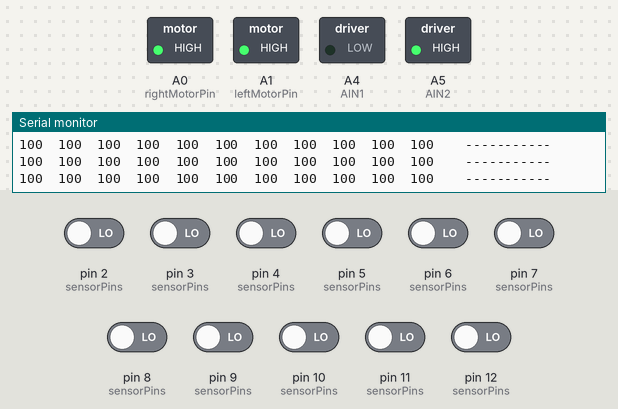
This sketch was run on a simulated Arduino Nano, built with avr-gcc and run on an emulated ATmega328P. Parts: switched loads named in the sketch (green lamp = pin HIGH), the last lines printed to the serial monitor. The inputs (shaded band) are chosen by the test bench; at power-on: pin 2 (sensorPins), pin 3 (sensorPins), pin 4 (sensorPins), pin 5 (sensorPins), pin 6 (sensorPins), pin 7 (sensorPins), pin 8 (sensorPins), pin 9 (sensorPins), pin 10 (sensorPins), pin 11 (sensorPins), pin 12 (sensorPins) LOW.

Above: at 1.7 s.
1.8 s: pin 2 (sensorPins) driven HIGH
At 2.6 s:
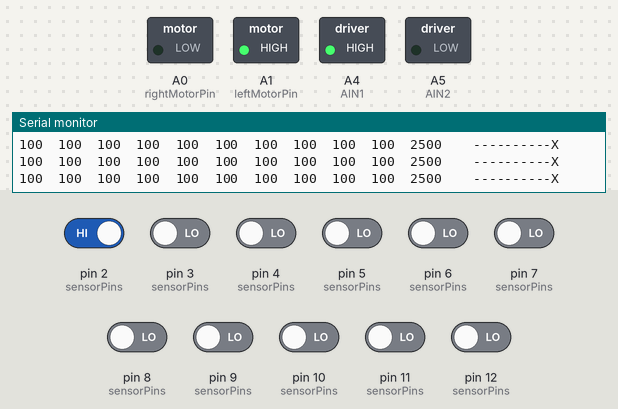
3.3 s: pin 6 (sensorPins) driven HIGH
At 4.0 s:
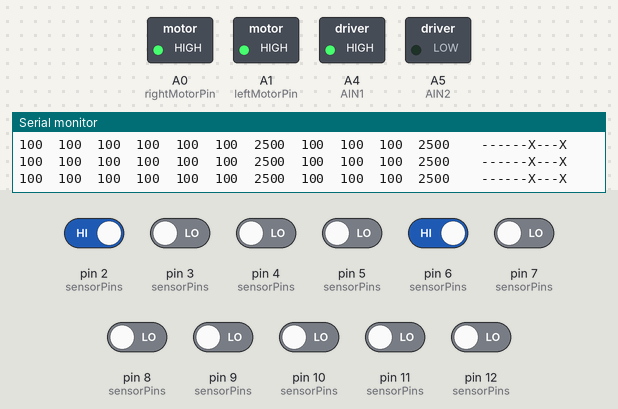
4.8 s: pin 9 (sensorPins) driven HIGH
At 6.1 s:
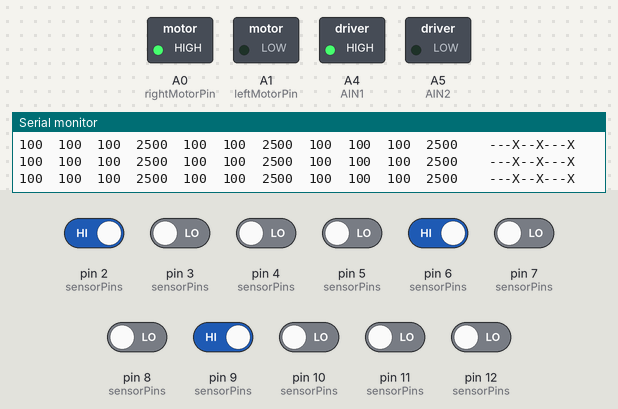
6.4 s: pin 3 (sensorPins) driven HIGH
At 6.9 s:
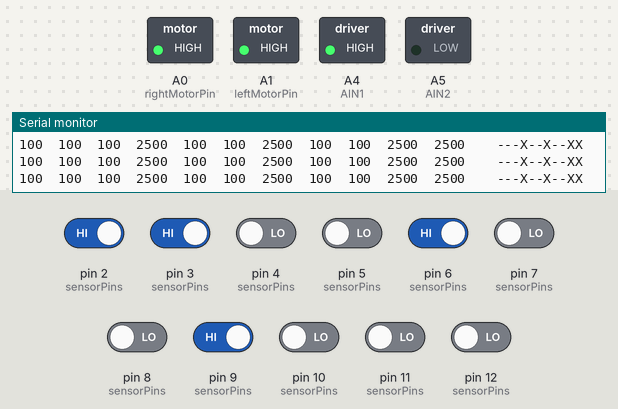
Timing chart, 0 to 9.4 s (numbered marks = the images above; inputs shaded):
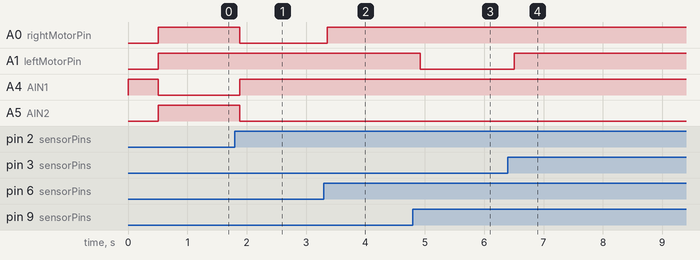

Measured:
- after the input at 1.8 s, A0 (rightMotorPin), A5 (AIN2): HIGH → LOW after 0.09 s; A4 (AIN1): LOW → HIGH after 0.09 s
- after the input at 3.3 s, A0 (rightMotorPin): LOW → HIGH after 0.06 s
- after the input at 4.8 s, A1 (leftMotorPin): HIGH → LOW after 0.12 s
- after the input at 6.4 s, A1 (leftMotorPin): LOW → HIGH after 0.11 s

The sketch:

NOT_CURRENT_BEST.ino
```cpp
#include <QTRSensors.h>

int lastIndexFlag = 2;
int maxSpeed = 210;
int minSpeed = maxSpeed/9;
int outSpeed = 180;
int negativeOutSpeed = 150;
int activeSensorsCount = 0;

const int AIN1 = A4;
const int AIN2 = A5;
const int BIN1 = A6;
const int BIN2 = A7;

/*info:
left motor = B
right motor = A
*/

class SensorObj {
private:
    int sensorCount_;
    uint8_t* sensorPins_;
    uint16_t* sensorThresholds_;
    uint16_t* sensorValues_;

public:
    QTRSensors qtr;

    SensorObj(int sensorCount, uint8_t* sensorPins, uint16_t* sensorThresholds) {
        this->sensorCount_ = sensorCount;
        this->sensorPins_ = new uint8_t[sensorCount];
        this->sensorValues_ = new uint16_t[sensorCount];
        this->sensorThresholds_ = new uint16_t[sensorCount];

        for (int i = 0; i < sensorCount; i++) {
            this->sensorPins_[i] = sensorPins[i];
            this->sensorThresholds_[i] = sensorThresholds[i];
            this->sensorValues_[i] = 0;
        }
    }

    int getHighestSensorValueIndex(){
        int highest_sensor_value = 0;
        int highest_sensor_value_index = 20;

        for (int i1 = 0; i1 < sensorCount_; i1++) {
            if (sensorValues_[i1] > sensorThresholds_[i1]) {

                activeSensorsCount +=1;

                if(sensorValues_[i1] > highest_sensor_value){
                    highest_sensor_value = sensorValues_[i1];
                    highest_sensor_value_index = i1;
                }

            }
        }

        return highest_sensor_value_index;
    }

    int* getMotorSpeedsFromHighestIndex(int theHighestIndex, int* motorSpeeds){ //venstre side av sensor starter her
        if(activeSensorsCount > 3){
            digitalWrite(AIN1, HIGH);
            digitalWrite(AIN2, LOW);
            digitalWrite(BIN1, HIGH);
            digitalWrite(BIN2, LOW);
            motorSpeeds[0] = maxSpeed;
            motorSpeeds[1] = maxSpeed;
        }
        else if(theHighestIndex >= 0 && theHighestIndex < 1){
            digitalWrite(AIN1, HIGH);
            digitalWrite(AIN2, LOW);
            digitalWrite(BIN1, HIGH);
            digitalWrite(BIN2, LOW);
            motorSpeeds[0] = minSpeed;
            motorSpeeds[1] = maxSpeed;
            lastIndexFlag = 0;
        }
        else if (theHighestIndex >=1 && theHighestIndex < 2){
            digitalWrite(AIN1, HIGH);
            digitalWrite(AIN2, LOW);
            digitalWrite(BIN1, HIGH);
            digitalWrite(BIN2, LOW);
            motorSpeeds[0] = minSpeed*2;
            motorSpeeds[1] = maxSpeed;
            lastIndexFlag = 0;
        }
        else if(theHighestIndex >= 2 && theHighestIndex < 3){
            digitalWrite(AIN1, HIGH);
            digitalWrite(AIN2, LOW);
            digitalWrite(BIN1, HIGH);
            digitalWrite(BIN2, LOW);
            motorSpeeds[0] = minSpeed*3;
            motorSpeeds[1] = maxSpeed;
            lastIndexFlag = 0;
        }
        else if (theHighestIndex >=3 && theHighestIndex < 4){
            digitalWrite(AIN1, HIGH);
            digitalWrite(AIN2, LOW);
            digitalWrite(BIN1, HIGH);
            digitalWrite(BIN2, LOW);
            motorSpeeds[0] = minSpeed*4;
            motorSpeeds[1] = maxSpeed;
            lastIndexFlag = 0;
        }
        else if(theHighestIndex >=7 && theHighestIndex < 8){ //høyre side av sensor starter her
            digitalWrite(AIN1, HIGH);
            digitalWrite(AIN2, LOW);
            digitalWrite(BIN1, HIGH);
            digitalWrite(BIN2, LOW);
            motorSpeeds[0] = maxSpeed;
            motorSpeeds[1] = minSpeed*4;
            lastIndexFlag = 1;
        }
        else if(theHighestIndex >= 8 && theHighestIndex < 9){
            digitalWrite(AIN1, HIGH);
            digitalWrite(AIN2, LOW);
            digitalWrite(BIN1, HIGH);
            digitalWrite(BIN2, LOW);
            motorSpeeds[0] = maxSpeed;
            motorSpeeds[1] = minSpeed*3;
            lastIndexFlag = 1;
        }
        else if(theHighestIndex >=9 && theHighestIndex < 10){
            digitalWrite(AIN1, HIGH);
            digitalWrite(AIN2, LOW);
            digitalWrite(BIN1, HIGH);
            digitalWrite(BIN2, LOW);
            motorSpeeds[0] = maxSpeed;
            motorSpeeds[1] = minSpeed*2;
            lastIndexFlag = 1;
        }
        else if(theHighestIndex >= 10 && theHighestIndex < 11){
            digitalWrite(AIN1, HIGH);
            digitalWrite(AIN2, LOW);
            digitalWrite(BIN1, HIGH);
            digitalWrite(BIN2, LOW);
            motorSpeeds[0] = maxSpeed;
            motorSpeeds[1] = minSpeed;
            lastIndexFlag = 1;
        }
        else if(theHighestIndex == 20){ //sensor utenfor linjen starter her
                if(lastIndexFlag == 0){
                    digitalWrite(BIN1, LOW);
                    digitalWrite(BIN2, HIGH);
                    motorSpeeds[0] = negativeOutSpeed; //negative
                    motorSpeeds[1] = outSpeed;
                    }
                else{
                    digitalWrite(AIN1, LOW);
                    digitalWrite(AIN2, HIGH);
                    motorSpeeds[0] = outSpeed;
                    motorSpeeds[1] = negativeOutSpeed; //negative
                }
        }
        else{ //linjen midt på sensor her
            digitalWrite(AIN1, HIGH);
            digitalWrite(AIN2, LOW);
            digitalWrite(BIN1, HIGH);
            digitalWrite(BIN2, LOW);
            motorSpeeds[0] = maxSpeed;
            motorSpeeds[1] = maxSpeed;
        }
        activeSensorsCount = 0;
        return motorSpeeds;
    }

    void deBug(){
        for (int i = 0; i < sensorCount_; i++) {
            Serial.print(sensorValues_[i]);
            Serial.print('\t');
        }
        Serial.print('\t');

        for (int i = 0; i < sensorCount_; i++) {
            if (sensorValues_[i] > sensorThresholds_[i]) {
                Serial.print("X");
            } else {
                Serial.print("-");
            }
        }
        Serial.println();
    }

    void readArray() {
        qtr.read(sensorValues_);
        //deBug();

    }

    uint8_t* getSensorPins() const {
        return sensorPins_;
    }

    int getSensorCount() const {
        return sensorCount_;
    }

    ~SensorObj() {
        delete[] sensorPins_;
        delete[] sensorValues_;
        delete[] sensorThresholds_;
    }

};

class MotorsObj {
    public:
    int rightMotorPin;
    int leftMotorPin;
    int rightMotorSpeed = 0;
    int leftMotorSpeed = 0;

    MotorsObj(int rightMotorPin, int leftMotorPin){
        this->rightMotorPin = rightMotorPin;
        this->leftMotorPin = leftMotorPin;

    }

void setMotorSpeed(int* motorSpeeds){
    this->leftMotorSpeed = motorSpeeds[0];
    this->rightMotorSpeed = motorSpeeds[1];
    analogWrite(this->rightMotorPin, this->rightMotorSpeed); //setting right motor speed
    analogWrite(this->leftMotorPin, this->leftMotorSpeed); //setting left motor speed

    /*Serial.print(motorSpeeds[0]);
    Serial.print('\t');
    Serial.print(motorSpeeds[1]);
    Serial.println();
    */
}
};

const int sensorCount = 11;
uint8_t sensorPins[] = {12,11,10, 9, 8, 7, 6, 5,4,3,2};
//                      22,20,18,16,14,13,12,10,8,6,5!! (viktig 5)
uint16_t sensorThresholds[] = {250,250,250,300,310,310,350,370,370,370,370};
const int rightMotorPin = A0;
const int leftMotorPin = A1;


SensorObj so(sensorCount, sensorPins, sensorThresholds);
MotorsObj motors(rightMotorPin, leftMotorPin);

void setup() {
    Serial.begin(9600);
    so.qtr.setTypeRC();
    so.qtr.setSensorPins(so.getSensorPins(), so.getSensorCount());
    pinMode(rightMotorPin, OUTPUT);
    pinMode(leftMotorPin, OUTPUT);
    pinMode(AIN1, OUTPUT);
    pinMode(AIN2, OUTPUT);
    pinMode(BIN1, OUTPUT);
    pinMode(BIN2, OUTPUT);

    digitalWrite(AIN1, HIGH);
    digitalWrite(AIN2, LOW);
    digitalWrite(BIN1, HIGH);
    digitalWrite(BIN2, LOW);

    delay(500);
}

void loop() {
    so.readArray();
    so.deBug();
    int highestSensorValueIndex = so.getHighestSensorValueIndex();
    //Serial.print(highestSensorValueIndex);
    //Serial.print('\n');

    //analogWrite(rightMotorPin, 255);
    //analogWrite(leftMotorPin, 255);
    int ms[2] = {0,0};
    so.getMotorSpeedsFromHighestIndex(highestSensorValueIndex, ms);

    //Serial.print(ms[0]);
    //Serial.println();
    //Serial.print(ms[1]);
    motors.setMotorSpeed(ms);
    delay(2);
}
```

OOPBASE2.cpp
```cpp
#include <QTRSensors.h>

class SensorObj {
private:
    int sensorCount_;
    uint8_t* sensorPins_;
    uint16_t* sensorThresholds_;
    uint16_t* sensorValues_;

public:
    QTRSensors qtr;

    SensorObj(int sensorCount, uint8_t* sensorPins, uint16_t* sensorThresholds) {
        this->sensorCount_ = sensorCount;
        this->sensorPins_ = new uint8_t[sensorCount];
        this->sensorValues_ = new uint16_t[sensorCount];
        this->sensorThresholds_ = new uint16_t[sensorCount];

        for (int i = 0; i < sensorCount; i++) {
            this->sensorPins_[i] = sensorPins[i];
            this->sensorThresholds_[i] = sensorThresholds[i];
            this->sensorValues_[i] = 0;
        }
    }

    void readArray() {
        qtr.read(sensorValues_);

        for (int i = 0; i < sensorCount_; i++) {
            Serial.print(sensorValues_[i]);
            Serial.print('\t');
        }
        Serial.print('\t');

        for (int i = 0; i < sensorCount_; i++) {
            if (sensorValues_[i] > sensorThresholds_[i]) {
                Serial.print("X");
            } else {
                Serial.print("-");
            }
        }
        Serial.println();
    }

    int getSensorCount() const {
        return sensorCount_;
    }

    uint8_t* getSensorPins() const {
        return sensorPins_;
    }

    ~SensorObj() {
        delete[] sensorPins_;
        delete[] sensorValues_;
        delete[] sensorThresholds_;
    }
};

const int sensorCount = 1;
uint8_t sensorPins[] = {1};
uint16_t sensorThresholds[] = {500};

SensorObj so(sensorCount, sensorPins, sensorThresholds);

void setup() {
    Serial.begin(9600);

    so.qtr.setTypeRC();
    so.qtr.setSensorPins(so.getSensorPins(), so.getSensorCount());
//
//    delay(500);
}

void loop() {
    so.readArray();
    delay(50);
}
```
